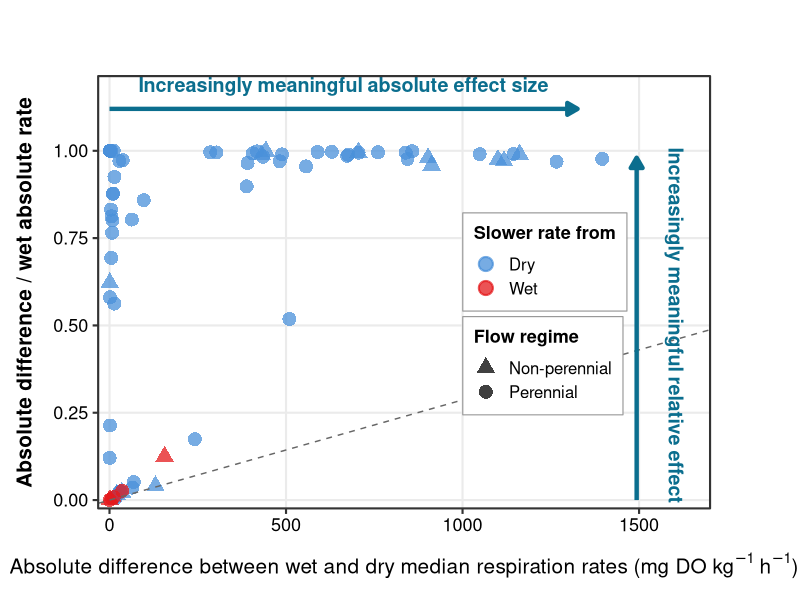

Write R code to recreate this figure. (Note: this script raises an error after producing the figure.)
# This script makes scatterplot figures for ECA physical manuscript
library(tidyverse)
library(ggpubr)

rm(list = ls()); graphics.off()

# Functions ---------------------------------------------------------------
cube_root <- function(x) sign(x) * (abs(x))^(1/3)

## Read in / merge sediment data ------------------------------------------
data <- read.csv("Data/EC_Sediment_Sample_Data_Summary.csv", skip = 2) %>%
  filter(grepl("EC", Sample_Name)) %>%
  filter(!grepl("EC_011|EC_012|EC_023|EC_052|EC_053|EC_057", Sample_Name)) %>%
  select(-c(Field_Name, IGSN, Material)) %>%
  select(Sample_Name, Median_Respiration_Rate_mg_DO_per_kg_per_H)

ev_data <- read.csv("Data/WHONDRS_EV_Data_Package/Sample_Data/WHONDRS_EV_Sediment_Sample_Data_Summary.csv", skip = 2) %>%
  filter(grepl("EV", Sample_Name)) %>%
  select(-c(Field_Name, IGSN, Material)) %>%
  select(Sample_Name, Median_Respiration_Rate_mg_DO_per_kg_per_H)

all_data <- rbind(data, ev_data)

## Read in field metadata to get perennial/intermittent -------------------
ec_meta <- read.csv("Data/EC_Field_Metadata.csv", fileEncoding = "latin1") %>%
  select(Parent_ID, Intermittent_or_Perennial) %>%
  rename(site = Parent_ID)

ev_meta <- read.csv("Data/WHONDRS_EV_Data_Package/WHONDRS_EV_Field_Metadata.csv") %>%
  select(Parent_ID, Intermittent_or_Perennial) %>%
  rename(site = Parent_ID)

site_meta <- bind_rows(ec_meta, ev_meta) %>%
  mutate(
    flow_regime = case_when(
      str_detect(Intermittent_or_Perennial, regex("perennial", ignore_case = TRUE)) ~ "Perennial",
      str_detect(Intermittent_or_Perennial, regex("intermittent", ignore_case = TRUE)) ~ "Non-perennial",
      TRUE ~ NA_character_
    )
  ) %>%
  distinct(site, flow_regime)

## Prepare paired wet/dry data --------------------------------------------
resp <- all_data %>%
  mutate(
    rate_mgkg_h = as.numeric(Median_Respiration_Rate_mg_DO_per_kg_per_H),
    treatment   = str_extract(Sample_Name, "(?<=-)[WD]$"),
    site        = str_remove(Sample_Name, "-[WD]$")
  ) %>%
  filter(!is.na(site), !is.na(treatment), !is.na(rate_mgkg_h))

paired <- resp %>%
  select(site, treatment, rate_mgkg_h) %>%
  pivot_wider(names_from = treatment, values_from = rate_mgkg_h) %>%
  filter(!is.na(W), !is.na(D)) %>%
  mutate(
    abs_diff = abs(W - D),
    wet_rate = abs(W),
    slower_treatment = case_when(
      abs(D) < abs(W) ~ "Dry",
      abs(W) < abs(D) ~ "Wet",
      TRUE             ~ "Tie"
    ),
    rel_diff = abs_diff / wet_rate
  ) %>%
  filter(slower_treatment != "Tie") %>%
  left_join(site_meta, by = "site")

## Publication-ready figure with programmatic arrows ----------------------
max_of_wet <- max(abs(paired$W), na.rm = TRUE)
x_max      <- max(paired$abs_diff, na.rm = TRUE)
arrow_col  <- "#0B6E8E"

p <- ggplot(paired, aes(x     = abs_diff,
                        y     = rel_diff,
                        color = slower_treatment,
                        shape = flow_regime)) +
  
  geom_point(size = 4, alpha = 0.75, stroke = 1.1) +
  
  geom_abline(intercept = 0,
              slope     = 1 / max_of_wet,
              linetype  = "dashed",
              linewidth = 0.5,
              color     = "grey40") +
  
  # --- Scales ---
  scale_color_manual(
    values = c("Dry" = "#4A90D9", "Wet" = "#E41A1C"),
    name   = "Slower rate from"
  ) +
  scale_shape_manual(
    values = c("Perennial" = 16, "Non-perennial" = 17),
    name   = "Flow regime"
  ) +
  scale_x_continuous(
    expand = expansion(mult = c(0.02, 0.06))
  ) +
  scale_y_continuous(
    breaks = seq(0, 1, 0.25),
    expand = expansion(mult = c(0.02, 0.02))
  ) +
  
  # --- Labels with proper units ---
  labs(
    x = expression(
      "Absolute difference between wet and dry median respiration rates (mg DO "
      * kg^{-1} ~ h^{-1} * ")"
    ),
    y = "Absolute difference / wet absolute rate"
  ) +
  
  # --- Theme ---
  theme_bw(base_size = 16) +
  theme(
    # Axis titles
    axis.title.x    = element_text(size = 15, face = "bold",
                                   margin = margin(t = 12)),
    axis.title.y    = element_text(size = 15, face = "bold",
                                   margin = margin(r = 12)),
    # Axis tick labels
    axis.text       = element_text(size = 13, color = "black"),
    
    # Legend
    legend.title      = element_text(size = 13, face = "bold"),
    legend.text       = element_text(size = 12),
    legend.position   = c(0.73, 0.45),
    # For ggplot2 >= 3.5 use instead:
    # legend.position         = "inside",
    # legend.position.inside  = c(0.73, 0.45),
    legend.background = element_rect(fill   = "white",
                                     color  = "grey60",
                                     linewidth = 0.4),
    legend.key.size   = unit(1.2, "lines"),
    legend.spacing.y  = unit(4, "pt"),
    
    # Panel
    panel.grid.minor = element_blank(),
    
    # Extra margins for the arrows
    plot.margin = margin(t = 55, r = 65, b = 12, l = 12, unit = "pt")
  ) +
  
  # Allow drawing outside the panel
  
  coord_cartesian(clip = "off") +
  
  # ── Horizontal arrow at top ──
  annotate("segment",
           x = 0,   xend = x_max * 0.95,
           y = 1.12, yend = 1.12,
           arrow     = arrow(length = unit(0.30, "cm"), type = "closed"),
           color     = arrow_col,
           linewidth = 1.5) +
  annotate("text",
           x = x_max * 0.475, y = 1.19,
           label    = "Increasingly meaningful absolute effect size",
           size     = 5,
           fontface = "bold",
           color    = arrow_col) +
  
  # ── Vertical arrow on right ──
  annotate("segment",
           x = x_max * 1.07, xend = x_max * 1.07,
           y = 0.0,          yend = 0.98,
           arrow     = arrow(length = unit(0.30, "cm"), type = "closed"),
           color     = arrow_col,
           linewidth = 1.5) +
  annotate("text",
           x = x_max * 1.15, y = 0.50,
           label    = "Increasingly meaningful relative effect",
           size     = 5,
           fontface = "bold",
           color    = arrow_col,
           angle    = 270)

print(p)

# Save at publication quality
ggsave("Figures/FigureS3_effect_size.png", p,
       width = 10, height = 7, dpi = 300, bg = "white")
ggsave("Figures/FigureS3_effect_size.pdf", p,
       width = 10, height = 7)
